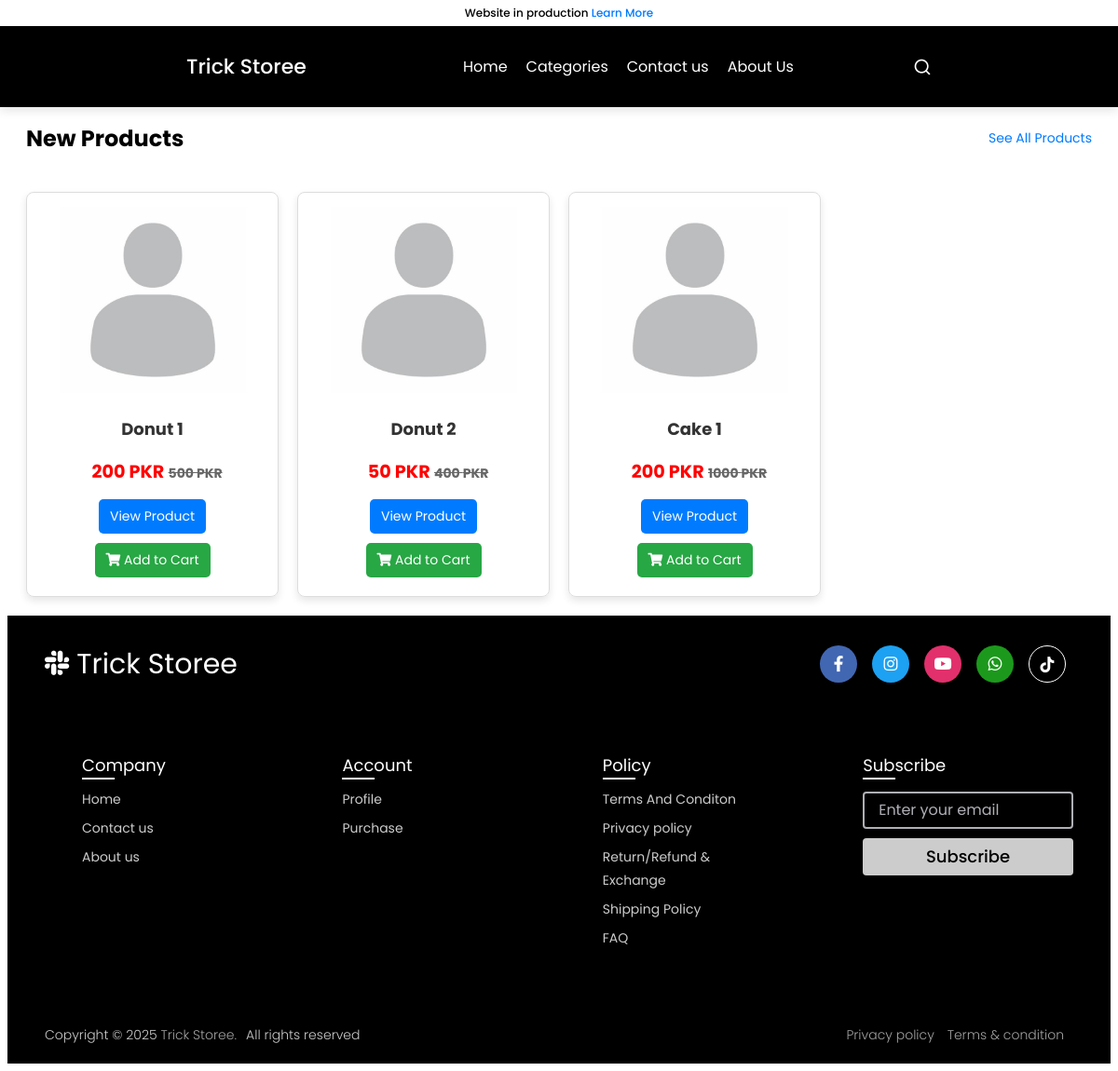
Screenshot of /category/3/ with the database file from the repository.
### ecom/models.py (models this page shows, shortened)
class Product(models.Model):
    name = models.CharField(max_length=500)
    product_image = models.ImageField(upload_to='product_image/', null=True, blank=True, default="-")
    additional_image1 = models.ImageField(upload_to='product_image/other/', null=True, blank=True)
    additional_image2 = models.ImageField(upload_to='product_image/other/', null=True, blank=True)
    additional_image3 = models.ImageField(upload_to='product_image/other/', null=True, blank=True)
    additional_image4 = models.ImageField(upload_to='product_image/other/', null=True, blank=True)
    price = models.PositiveIntegerField()
    discount = models.PositiveIntegerField(null=True, blank=True, help_text="Discount Price")
    description = RichTextField()
    short_description = RichTextField(null=True, blank=True)
    stock = models.PositiveIntegerField(default=0)
    category = models.ForeignKey(Category, on_delete=models.CASCADE, related_name='products', default=1)
    sub_category = models.ForeignKey(Sub_category, on_delete=models.CASCADE, related_name='products', default=1)
    is_digital = models.BooleanField(default=False)
    featured = models.BooleanField(default=False)
    popular = models.BooleanField(default=False)
    colors = models.ManyToManyField(Color, blank=True, related_name='products')  # Added color options
    free_delivery = models.BooleanField(default=False)
    priority = models.IntegerField(default=1000)
    popular_priority = models.IntegerField(default=1000)
    feautered_priority = models.IntegerField(default=1000)
    exclusive = models.BooleanField(default=False, help_text="Select this product to display exclusively")
    def final_price(self):
        if self.discount:
            return self.price - self.discount
        return self.price

### ecom/views.py (the view)
# urls.py: path('category/<int:category_id>/', views.category_products_view, name='category-products'),
def category_products_view(request, category_id):
    category = get_object_or_404(Category, id=category_id)
    products = Product.objects.filter(category=category)
    return render(request, 'ecom/category_products.html', {
        'category': category,
        'products': products
    })

### ecom/context_processors.py (called while the page is built)
def categories_context(request):
    categories = Category.objects.prefetch_related('sub_category').all()
    return {'categories': categories}

### templates/ecom/category_products.html (shortened to what this page needs)
{% load static %}
<!DOCTYPE html>
<html lang="en">
<head>
</head>
<body>
  {% include "ecom/navbar.html" %}
  <h1>Products in {{ category.name }}</h1>
<section class="products-section">
  <div class="section-header">
    <h2>New Products</h2>
    <a href="{% url 'all_products' %}" class="see-more">See All Products</a>
  </div>
  {% if products %}
  <div class="products-container">
    {% for p in products %}
    <div class="product-item">
      <div class="product-image">
        {% if p.free_delivery or p.discount %}
        <div class="badge">
        </div>
        {% endif %}
        <img src="{{ p.product_image.url }}" alt="{{ p.name }}" height="200" width="200" loading="lazy">
      </div>
      <h3>{{ p.name }}</h3>
      <p class="price" style="font-size: larger; color: #ff0000;">{{ p.final_price }} PKR</p>
      <p class="final_price" >{{ p.price }} PKR</p>
      <div class="product-actions">
        <a href="{% url 'product_detail' p.id p.sub_category.id %}" class="view-product-btn">View Product</a>
        <a href="{% url 'add-to-cart' p.id %}" class="add-to-cart-btn">
          <i class="fa fa-shopping-cart"></i> Add to Cart
        </a>
      </div>
    </div>
    {% endfor %}
  </div>
  {% else %}
  <p>No products available in this category.</p>
  {% endif %}
</section>
    {% include "ecom/footer.html" %}
</body>
</html>

### templates/ecom/navbar.html (shortened to what this page needs)
<!DOCTYPE html>
<html lang="en">
  <head>
    <link
      rel="stylesheet"
      href="https://unicons.iconscout.com/release/v4.0.0/css/line.css"
    />
  </head>
  <body>
    <nav class="nav">
      <div class="announcement-bar">
         Website in production <a href="/aboutus">Learn More</a>
      </div>
      <div class="nav-container">
        <a href="/" class="logo">Trick Storee</a>
        <ul class="nav-links">
          <li><a href="/">Home</a></li>
          <li><a href="#">Categories</a></li>
          <li><a href="/contactus">Contact us</a></li>
          <li><a href="/aboutus">About Us</a></li>
        </ul>
        <i class="uil uil-search search-icon" id="searchIcon"></i>
      </div>
    </nav>
  </body>
</html>

### templates/ecom/footer.html (shortened to what this page needs)
<!DOCTYPE html>
<html lang="en">
<head>
  <link rel="stylesheet" href="https://cdnjs.cloudflare.com/ajax/libs/font-awesome/5.15.2/css/all.min.css"/>
</head>
<body>
  <footer>
    <div class="content">
        <div class="top">
          <div class="logo-details">
            <i class="fab fa-slack"></i>
            <span class="logo_name">Trick Storee</span>
          </div>
          <div class="media-icons">
            <a href="https://www.facebook.com/p/trick-storee-61565180496097/" target="_blank"><i class="fab fa-facebook-f"></i></a>
            <a href="https://www.instagram.com/trick._.storee?igsh=OXF5NGd3bTd0bDJ5" target="_blank"><i class="fab fa-instagram"></i></a>
            <a href="https://www.youtube.com/@trick_Storee" target="_blank"><i class="fab fa-youtube"></i></a>
            <a href="https://whatsapp.com/channel/0029Vav7auoBqbr93h5GF63R" target="_blank"><i class="fab fa-whatsapp"></i></a>
            <a href="https://www.tiktok.com/@trick.storee" target="_blank"><i class="fab fa-tiktok"></i></a>
          </div>
        </div>
        <div class="link-boxes">
          <ul class="box">
            <li class="link_name">Company</li>
            <li><a href="/">Home</a></li>
            <li><a href="/contactus">Contact us</a></li>
            <li><a href="/aboutus">About us</a></li>
          </ul>
          <ul class="box">
            <li class="link_name">Account</li>
            <li><a href="/my-profile">Profile</a></li>
            <li><a href="#">Purchase</a></li>
          </ul>
          <ul class="box">
            <li class="link_name">Policy</li>
            <li><a href="/terms&conditions/">Terms And Conditon</a></li>
            <li><a href="/privacy-policy/">Privacy policy</a></li>
            <li><a href="/return&refund/">Return/Refund & Exchange</a></li>
            <li><a href="/shipping">Shipping Policy</a></li>
            <li><a href="/faq">FAQ</a></li>
          </ul>
          <ul class="box input-box">
            <li class="link_name">Subscribe</li>
            <li><input type="text" placeholder="Enter your email"></li>
            <li><input type="button" value="Subscribe"></li>
          </ul>
        </div>
      </div>
      <div class="bottom-details">
        <div class="bottom_text">
          <span class="copyright_text">Copyright © 2025 <a href="#">Trick Storee.</a>All rights reserved</span>
          <span class="policy_terms">
            <a href="/privacy-policy/">Privacy policy</a>
            <a href="/terms&conditions/">Terms & condition</a>
          </span>
        </div>
      </div>
</footer>
</body>
</html>

### templates/ecom/category_products.html (style rules this page uses)
.products-section { max-width: 1200px; margin: 0 auto; padding: 20px; }
.section-header { display: flex; justify-content: space-between; align-items: center; margin-bottom: 20px; }
.see-more { font-size: 14px; color: #007bff; text-decoration: none; }
.products-container { display: grid; grid-template-columns: repeat(4, 1fr); gap: 20px; }
.product-item { border: 1px solid #ddd; border-radius: 8px; text-align: center; padding: 15px; box-shadow: 0 4px 8px rgba(0, 0, 0, 0.1); }
.product-item h3 { font-size: 18px; color: #333; }
.product-item p { font-size: 14px; color: #666; }
.product-actions { margin-top: 10px; }
.view-product-btn, .add-to-cart-btn { display: inline-block; margin: 5px; padding: 8px 12px; font-size: 14px; color: white; border-radius: 5px; text-decoration: none; }
.view-product-btn { background-color: #007bff; }
.add-to-cart-btn { background-color: #28a745; }
.badge { position: absolute; top: 10px; left: 10px; background-color: #ff0000; color: #fff; padding: 5px 10px; font-size: 12px; font-weight: bold; border-radius: 5px; opacity: 0.8; }
.final_price { text-decoration: line-through; font-weight: bold; color: red; }
.price { font-weight: bold; color: green; margin-left: 10px; }
.final_price { text-decoration: line-through; font-weight: bold; color: red; display: inline; }
.price { font-weight: bold; color: green; display: inline; margin-left: 10px; }

### templates/ecom/navbar.html (style rules this page uses)
* { box-sizing: border-box; font-family: "Poppins", sans-serif; }
.nav { position: fixed; top: 0; left: 0; width: 100%; background: black; box-shadow: 0 4px 10px rgba(0, 0, 0, 0.1); z-index: 10; }
.nav .announcement-bar { width: 100%; background-color: white; color: black; text-align: center; padding: 5px 15px; font-size: 12px; font-weight: 500; }
.nav .announcement-bar a { color: #007bff; text-decoration: none; }
.nav, .nav .nav-links { display: flex; align-items: center; }
.nav { flex-direction: column; }
.nav .nav-container { display: flex; justify-content: space-between; align-items: center; width: 100%; padding: 15px 200px; }
a { color: #fff; text-decoration: none; }
.nav .logo { font-size: 22px; font-weight: 500; }
.nav .nav-links { column-gap: 20px; list-style: none; }
.nav .nav-links a { transition: all 0.2s linear; }
.nav .search-icon { color: #fff; font-size: 20px; cursor: pointer; }

### rows the page displays
Product: product_image (placeholder picture), name "Donut 1", final_price "200", price "500"
Product: product_image (placeholder picture), name "Donut 2", final_price "50", price "400"
Product: product_image (placeholder picture), name "Cake 1", final_price "200", price "1000"
